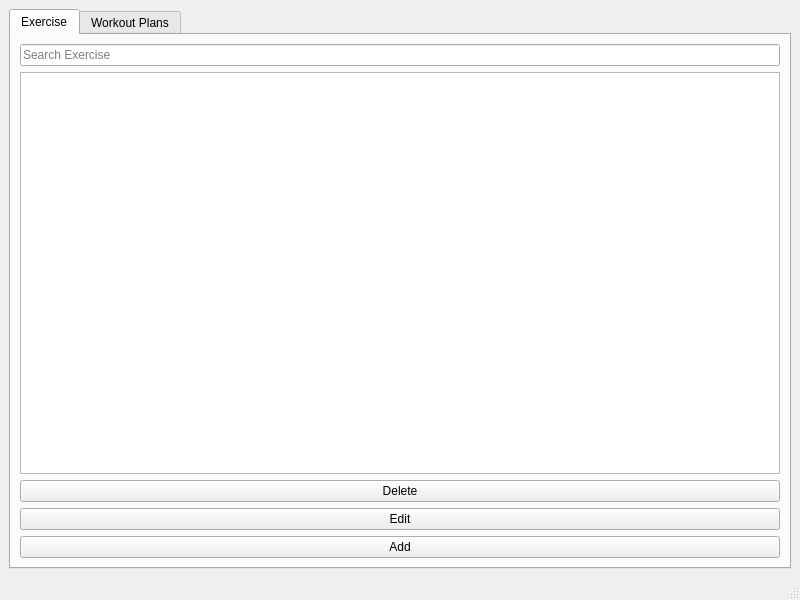
<?xml version="1.0" encoding="UTF-8"?>
<ui version="4.0">
 <class>MainWindow</class>
 <widget class="QMainWindow" name="MainWindow">
  <property name="geometry">
   <rect>
    <x>0</x>
    <y>0</y>
    <width>800</width>
    <height>600</height>
   </rect>
  </property>
  <property name="windowTitle">
   <string>MainWindow</string>
  </property>
  <widget class="QWidget" name="centralwidget">
   <layout class="QVBoxLayout" name="verticalLayout">
    <item>
     <widget class="QTabWidget" name="tabWidget">
      <property name="currentIndex">
       <number>0</number>
      </property>
      <widget class="QWidget" name="tab">
       <attribute name="title">
        <string>Exercise</string>
       </attribute>
       <layout class="QVBoxLayout" name="verticalLayout_2">
        <item>
         <widget class="QLineEdit" name="lineSearchExercises">
          <property name="text">
           <string/>
          </property>
          <property name="placeholderText">
           <string>Search Exercise</string>
          </property>
         </widget>
        </item>
        <item>
         <widget class="QListWidget" name="listExercises"/>
        </item>
        <item>
         <widget class="QPushButton" name="btnDeleteExercise">
          <property name="text">
           <string>Delete</string>
          </property>
         </widget>
        </item>
        <item>
         <widget class="QPushButton" name="btnEditExercise">
          <property name="text">
           <string>Edit</string>
          </property>
         </widget>
        </item>
        <item>
         <widget class="QPushButton" name="btnAddExercise">
          <property name="text">
           <string>Add</string>
          </property>
         </widget>
        </item>
       </layout>
      </widget>
      <widget class="QWidget" name="tab_2">
       <attribute name="title">
        <string>Workout Plans</string>
       </attribute>
       <layout class="QVBoxLayout" name="verticalLayout_3">
        <item>
         <widget class="QLineEdit" name="lineSearchPlans">
          <property name="placeholderText">
           <string>Search Plans</string>
          </property>
         </widget>
        </item>
        <item>
         <widget class="QListWidget" name="listPlans"/>
        </item>
        <item>
         <widget class="QPushButton" name="btnAddPlan">
          <property name="text">
           <string>Add</string>
          </property>
         </widget>
        </item>
        <item>
         <widget class="QPushButton" name="btnEditPlan">
          <property name="text">
           <string>Edit</string>
          </property>
         </widget>
        </item>
        <item>
         <widget class="QPushButton" name="btnViewPlan">
          <property name="text">
           <string>View</string>
          </property>
         </widget>
        </item>
        <item>
         <widget class="QPushButton" name="btnDeletePlan">
          <property name="text">
           <string>Delete</string>
          </property>
         </widget>
        </item>
       </layout>
      </widget>
     </widget>
    </item>
   </layout>
  </widget>
  <widget class="QMenuBar" name="menubar">
   <property name="geometry">
    <rect>
     <x>0</x>
     <y>0</y>
     <width>800</width>
     <height>25</height>
    </rect>
   </property>
  </widget>
  <widget class="QStatusBar" name="statusbar"/>
 </widget>
 <resources/>
 <connections/>
</ui>
